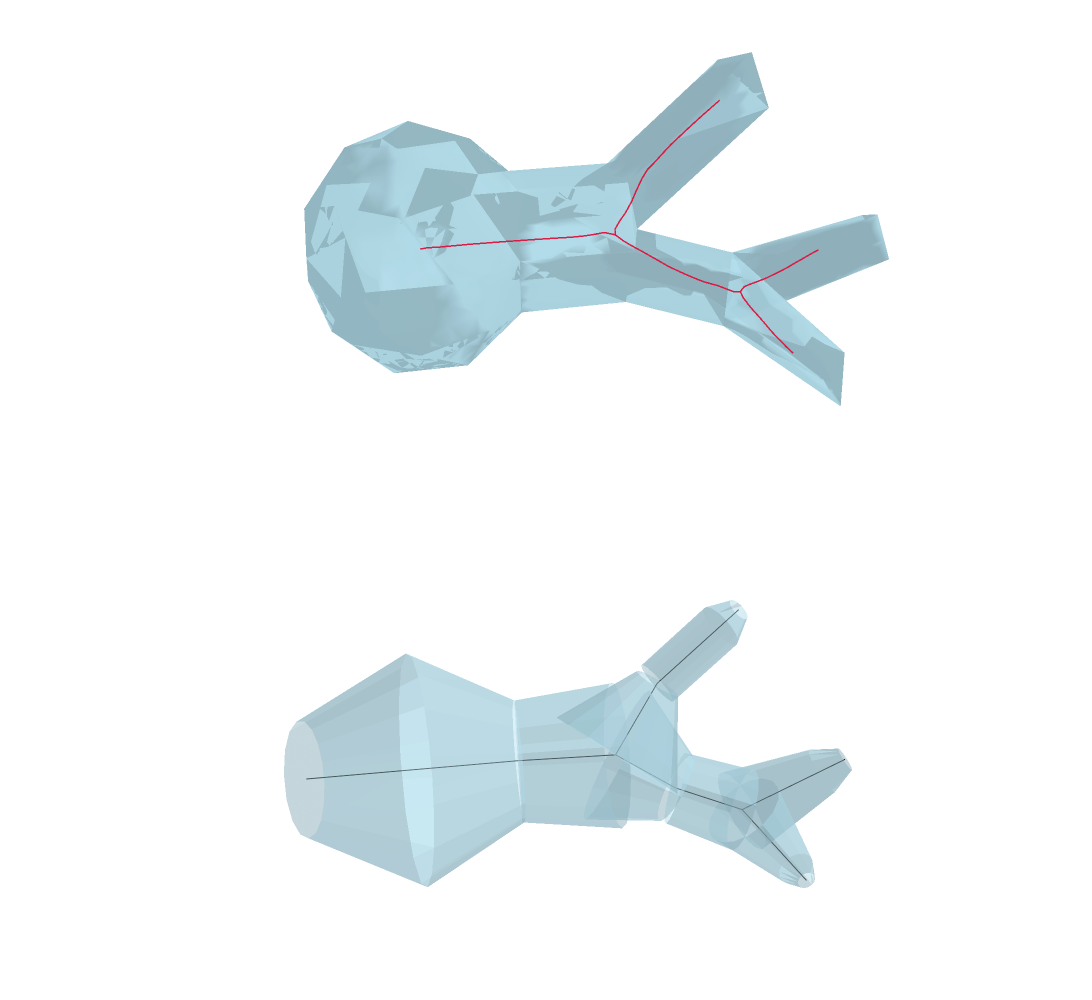

This figure's notebook cell:
### Markdown cell above
## Terminal extension

Each branch tip is continued along its outward tangent by half a parent radius. The new tip radius is also half the parent radius.

### Code cell
morph.extend_terminals()
fig = visualize_mesh_cable_3d(mm, skeleton, morph, show_axes=False, camera=camera)
fig.show()

validator = Validation(mm, skeleton, morph)
validator.full_validation()

### Figure 1 — Plotly figure (JSON) as saved in the notebook; plotly's stock layout.template omitted (floating-point values rounded to 4 significant figures; data arrays with more than 128 entries replaced by an {"elided": "..."} marker saying what was removed)
{"data": [{"color": "lightblue", "i": {"elided": "2830 int values"}, "j": {"elided": "2830 int values"}, "k": {"elided": "2830 int values"}, "name": "Mesh", "opacity": 0.8, "scene": "scene", "type": "mesh3d", "x": {"elided": "1417 float values"}, "y": {"elided": "1417 float values"}, "z": {"elided": "1417 float values"}}, {"line": {"color": "crimson", "width": 3}, "mode": "lines", "name": "Skeleton 0", "opacity": 0.95, "scene": "scene", "showlegend": false, "type": "scatter3d", "x": {"elided": "408 float values"}, "y": {"elided": "408 float values"}, "z": {"elided": "408 float values"}}, {"color": "lightblue", "flatshading": true, "i": {"elided": "384 int values"}, "j": {"elided": "384 int values"}, "k": {"elided": "384 int values"}, "name": "frusta", "opacity": 0.5, "scene": "scene2", "type": "mesh3d", "x": {"elided": "384 float values"}, "y": {"elided": "384 float values"}, "z": {"elided": "384 float values"}}, {"line": {"color": "black", "width": 2}, "mode": "lines", "name": "centroid", "scene": "scene2", "type": "scatter3d", "x": [-0.3742, -0.7101, null, -0.3742, -0.4128, null, -0.3742, -0.1986, null, -0.7101, -0.7962, null, -0.4128, -0.4209, null, -0.05713, -0.1986, null, -0.05713, 0.002228, null, -0.05713, 0.005994, null, -0.005924, 0.002228, null, -0.005924, -0.01492, null, 0.01101, 0.005994, null, 0.01101, 0.01244, null], "y": [0.4893, 0.08497, null, 0.4893, 1.064, null, 0.4893, 0.3102, null, 0.08497, -0.01876, null, 1.064, 1.185, null, 0.01574, 0.3102, null, 0.01574, 0.008906, null, 0.01574, -0.5581, null, 0.004403, 0.008906, null, 0.004403, -0.0005641, null, -0.9947, -0.5581, null, -0.9947, -1.119, null], "z": [-2.733, -3.208, null, -2.733, -3.232, null, -2.733, -2.201, null, -3.208, -3.33, null, -3.232, -3.338, null, -1.706, -2.201, null, -1.706, -0.8419, null, -1.706, -2.114, null, 0.0274, -0.8419, null, 0.0274, 0.9863, null, -2.687, -2.114, null, -2.687, -2.85, null]}], "layout": {"height": 1000, "margin": {"b": 0, "l": 0, "r": 0, "t": 0}, "paper_bgcolor": "white", "scene": {"aspectmode": "data", "camera": {"eye": {"x": -1.495, "y": -0.4164, "z": 0.1438}, "up": {"x": 0.2593, "y": -0.9617, "z": -0.08836}}, "domain": {"x": [0, 1], "y": [0.52, 1]}, "xaxis": {"range": [-1.035, 0.992], "showbackground": false, "showgrid": false, "visible": false, "zeroline": false}, "yaxis": {"range": [-1.394, 1.429], "showbackground": false, "showgrid": false, "visible": false, "zeroline": false}, "zaxis": {"range": [-3.735, 1.568], "showbackground": false, "showgrid": false, "visible": false, "zeroline": false}}, "scene2": {"aspectmode": "data", "camera": {"eye": {"x": -1.495, "y": -0.4164, "z": 0.1438}, "up": {"x": 0.2593, "y": -0.9617, "z": -0.08836}}, "domain": {"x": [0, 1], "y": [0, 0.48]}, "xaxis": {"range": [-1.035, 0.992], "showbackground": false, "showgrid": false, "visible": false, "zeroline": false}, "yaxis": {"range": [-1.394, 1.429], "showbackground": false, "showgrid": false, "visible": false, "zeroline": false}, "zaxis": {"range": [-3.735, 1.568], "showbackground": false, "showgrid": false, "visible": false, "zeroline": false}}, "showlegend": false, "width": 1100}}
